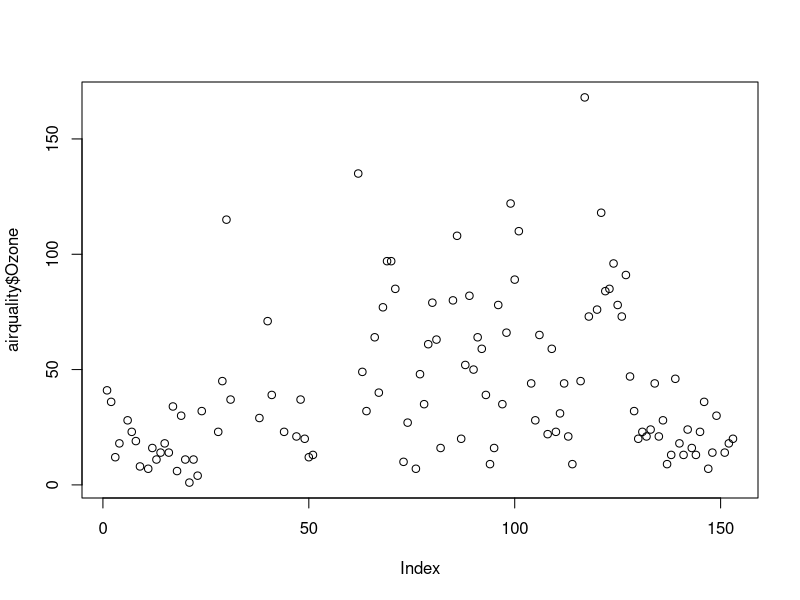
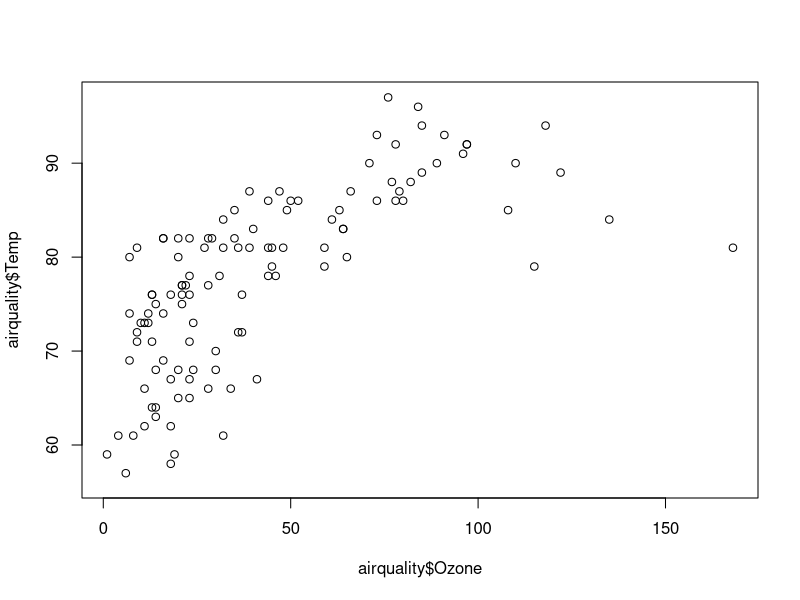
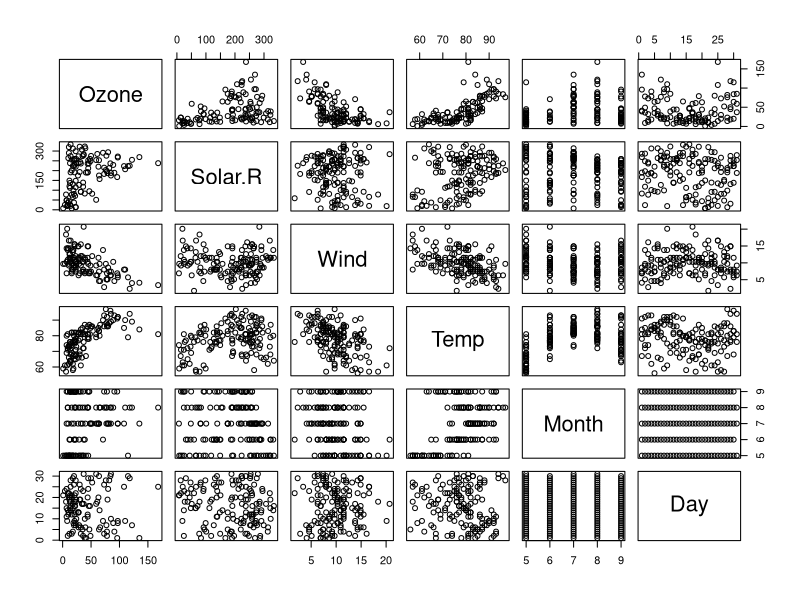
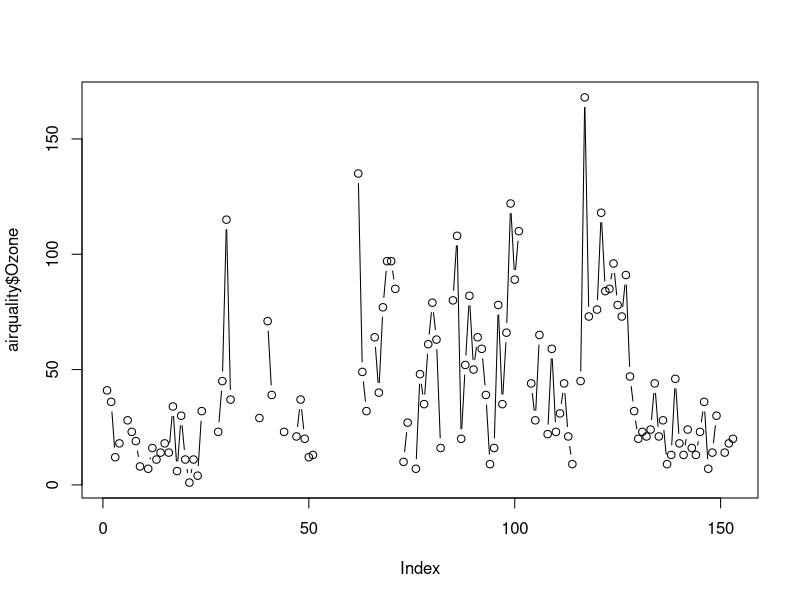
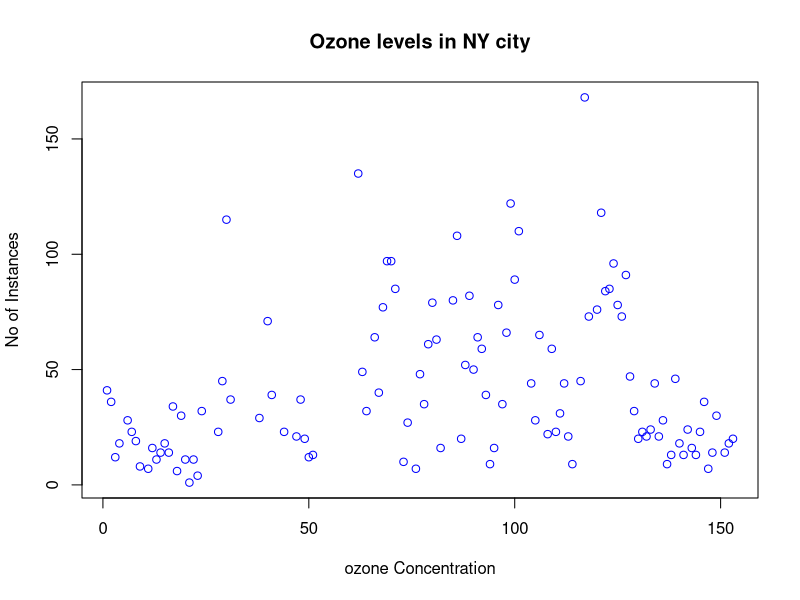
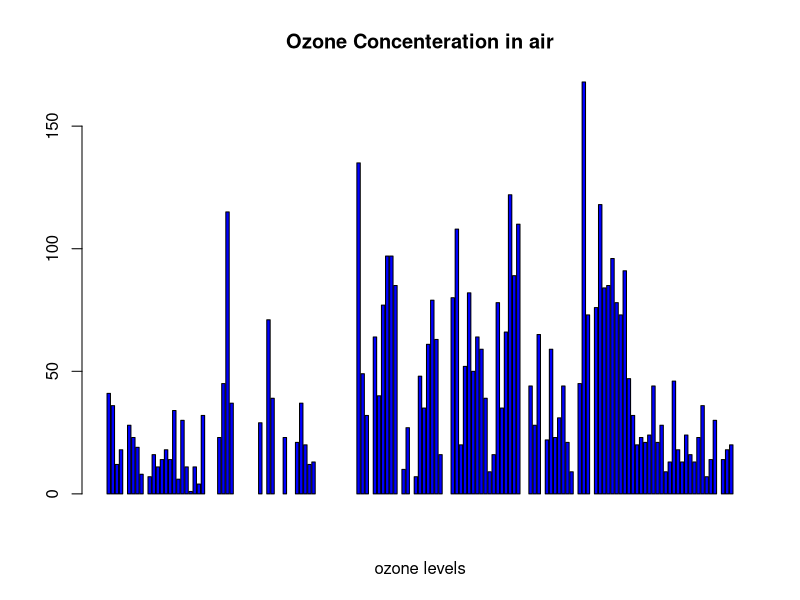
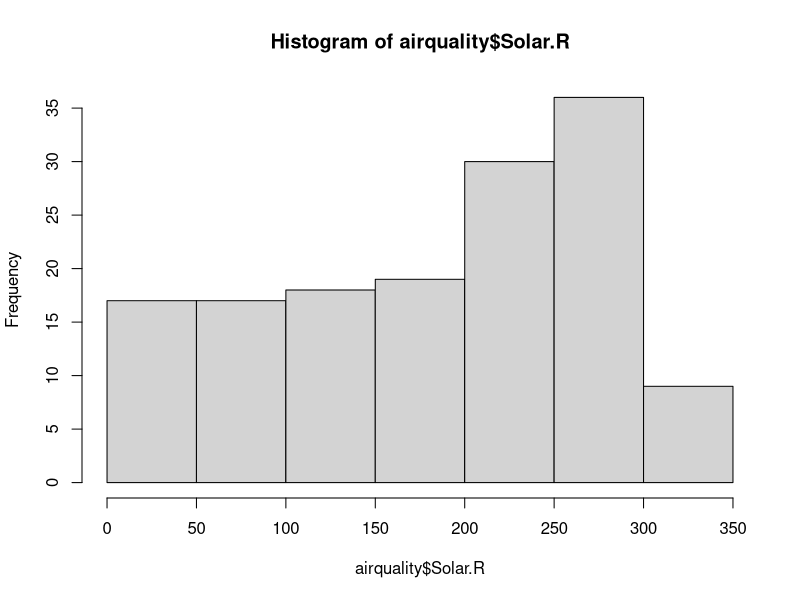
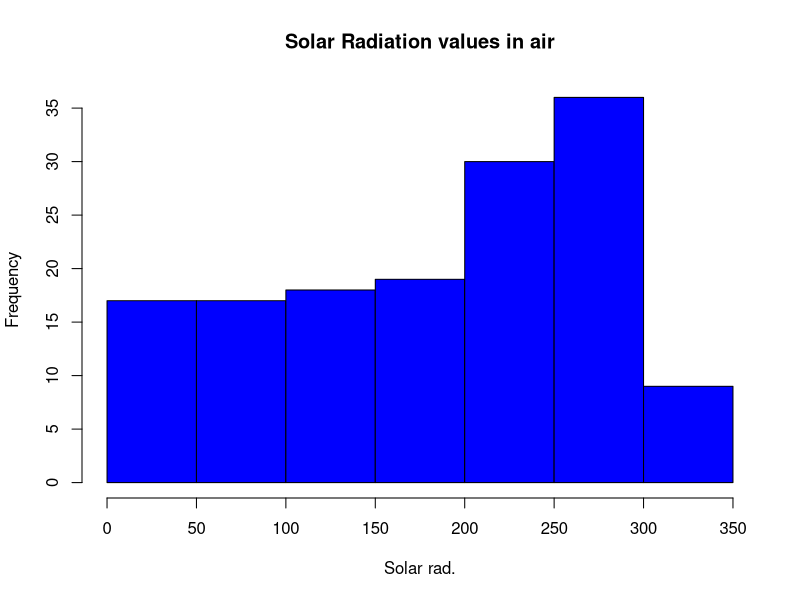

Reproduce these figures in R, in order.
library(datasets)
data("airquality")

#airquality = read.csv('path/airquality.csv',header=TRUE, sep=",")

airquality <-datasets::airquality
head(airquality)
tail(airquality)
airquality[,c(1,2)]
airquality$Ozone
####################
summary(airquality$Temp)
summary(airquality)
plot(airquality$Ozone)

plot(airquality$Ozone, airquality$Temp)

plot(airquality)
# points and lines 
plot(airquality$Ozone, type= "b") # p: points, l: lines,b: both

plot(airquality$Ozone, xlab = 'ozone Concentration', 
     ylab = 'No of Instances', main = 'Ozone levels in NY city',
     col = 'blue')
# Horizontal bar plot
barplot(airquality$Ozone, main = 'Ozone Concenteration in air',
        xlab = 'ozone levels', col= 'blue',horiz = F)
#Histogram
hist(airquality$Solar.R)
hist(airquality$Solar.R, 
     main = 'Solar Radiation values in air',
     xlab = 'Solar rad.', col='blue')

#Single box plot
boxplot(airquality$Solar.R)
# Multiple box plots
boxplot(airquality[,1:4], 
        main='Multiple')

#margin of the grid(mar), 
#no of rows and columns(mfrow), 
#whether a border is to be included(bty) 
#and position of the 
#labels(las: 1 for horizontal, las: 0 for vertical)

par(mfrow=c(3,3),mar=c(2,5,2,1),  las=0, bty="n")
plot(airquality$Ozone)
plot(airquality$Ozone, airquality$Wind)
plot(airquality$Ozone, type= "l")
plot(airquality$Ozone, type= "l")
plot(airquality$Ozone, type= "l")
barplot(airquality$Ozone, main = 'Ozone Concenteration in air',
        xlab = 'ozone levels', col='green',horiz = TRUE)
hist(airquality$Solar.R)
boxplot(airquality$Solar.R)
boxplot(airquality[,0:4], main='Multiple Box plots')
